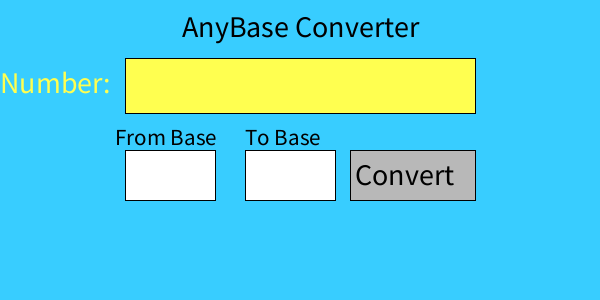
Frame 1 (no input)
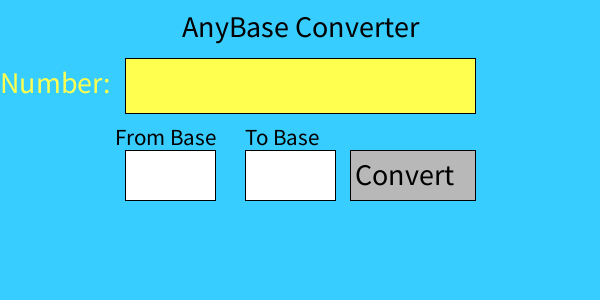
Frame 60 (the mouse pressed at the canvas centre just before this capture)
Frame 120 (the mouse held since frame 60 and released just before this capture): identical to frame 60, image omitted

The Processing sketch that drew these frames (run headless with seeded random() and noise(); from frame 60 on, the mouse is pressed at the canvas centre):

// Processing sketch: main
// ── main.pde
String ans = "";

void setup() {
  size(600, 300);
  num.clicked = true;
}
// ── algorithm.pde
String iterConvert(int num, int base) {
  String result = "";
  while(num > 0) {
    if(num % base < 10){
      result = str(num % base) + result;
    } else{
      result = char(num % base + 55) + result;
    }
    num = num / base;
  }
  return result;
}

String convert(int num, int base) {
  if(num == 0) {
    return "";
  }
  if(num % base < 10){
    return convert(num / base, base) + str(num % base);
  } else{
    return convert(num / base, base) + char(num % base + 55);
  }
}

int toTen(String num, int base) {
  int temp = 0;
  for(int i = 0; i < num.length(); i++) {
    char cha = num.charAt(num.length() - 1 - i);
    if(Character.isDigit(cha)) {
      temp += int(str(cha)) * pow(base, i);
    } else{
      temp += (int(cha) - 55) * pow(base, i);
    }
  }
  return temp;
}
// ── box.pde
public class Box {
  String val = "";
  int x, y, w, h;
  boolean clicked = false;
  
  public Box(int a, int b, int c, int d) {
    this.x = a;
    this.y = b;
    this.w = c;
    this.h = d;
  }
  
  public void addText(int maxLength, boolean isNum) {
    if(this.clicked) {
      if((this.val.length() < maxLength && Character.isDigit(key))) {
        this.val += str(key);
      } else if(Character.isLetter(key) && isNum) {
        this.val += str(key).toUpperCase();
      }
    }
  }
  
  public void printLabel(String text, int labelX, int labelY) {
    if(this.clicked) {
      fill(255, 255, 80);
    } else{
      fill(0);
    }
    text(text, labelX, labelY);
  }
  
  public void printText(int textX, int textY) {
    textSize(50);
    text(this.val, textX - textWidth(this.val), textY);
  }
  
  public void drawBox() {
    if(this.clicked) {
      fill(255, 255, 80);
    } else{
      fill(255);
    }
    rect(this.x, this.y, this.w, this.h);
  }

  public boolean clicked() {
    if(mouseX > this.x && mouseX < (this.x + this.w) && mouseY > this.y && mouseY < (this.y + this.h)) {
      this.clicked = true;
    } else{
      this.clicked = false;
    }
    return this.clicked;
  }
  
  public void delete() {
    if(this.clicked && this.val.length() > 0) {
      this.val = this.val.substring(0, this.val.length() - 1);
    }
  }
}

int wid = 600;
int hei = 300;

Box num = new Box((wid - 350) / 2, (hei - 65) / 4, 350, 55);
Box fromBase = new Box((wid - 350) / 2, 150, 90, 50);
Box toBase = new Box((wid - 350) / 2 + 120, 150, 90, 50);
Box button = new Box((wid - 350) / 2 + 225, 150, 125, 50);
// ── display.pde
void draw(){
  background(56, 205, 255);
  
  num.drawBox();
  toBase.drawBox();
  fromBase.drawBox();
  
  fill(184);
  rect(button.x, button.y, button.w, button.h); //submit
  
  textSize(23);
  fromBase.printLabel("From Base", 115, 145);
  toBase.printLabel("To Base", 245, 145);
  textSize(30);
  num.printLabel("Number: ", 0, 93);
  fill(0);
  text("AnyBase Converter", (width - textWidth("AnyBase Converter")) / 2, height / 8);
  text("Convert", 355, 185);
  text(ans, (width - textWidth(ans)) / 2, height * 7/8);
  
  num.printText(465, 105);
  fromBase.printText(205, 193);
  toBase.printText(325, 193);
}
// ── keyInteraction.pde
void keyPressed() {
  num.addText(10, true);
  toBase.addText(2, false);
  fromBase.addText(2, false);
  
  if(key == BACKSPACE) {
    num.delete();
    fromBase.delete();
    toBase.delete();
  }
}
// ── mouseInteraction.pde
void mouseClicked(){
  num.clicked();
  fromBase.clicked();
  toBase.clicked();
  s();
}

boolean s() {
  if(button.clicked()) {
    int limit = int(fromBase.val) - 1;
    for(int i = 0; i < num.val.length(); i++) {
      char cha = num.val.charAt(i);
      if(Character.isDigit(cha)) {
        if(int(str(cha)) > limit) {
          ans = "Error";
          return false;
        }
      } else{
        if((int(cha) - 55) > limit) {
          ans = "Error";
          return false;
        }
      }
    }
    if(num.val != "" && fromBase.val != "" && toBase.val != "") {
      if((int(fromBase.val) < 35 && int(fromBase.val) > 1 && int(toBase.val) < 35 && int(toBase.val) > 1)) {
        ans = convert(toTen(num.val, int(fromBase.val)), int(toBase.val));
      }
    }
  }
  return false;
}
